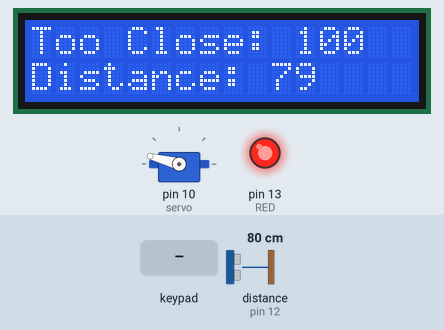
This sketch was run on a simulated Arduino Uno, built with avr-gcc and run on an emulated ATmega328P. On the bench: 16×2 character LCD, servo, output pins drawn as LEDs (lit = HIGH). Wiring (inferred from the names in the program): ultrasonic range finder: trigger pin 11; echo pin 12. The test bench sets the inputs (shaded band); at power-on: distance to the obstacle (sensor on pin 12) 80 cm. The echo pulse lasts 58.3 µs per cm; pins used as bus, display or sensor lines are not drawn; what the sketch prints to the serial monitor is not drawn.

Above: at 1.2 s.
1.3 s: distance to the obstacle (sensor on pin 12) set to 2 cm
At 1.6 s:
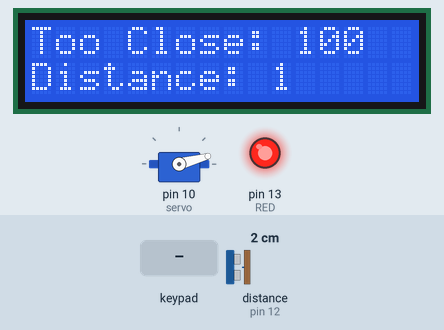
3.4 s: distance to the obstacle (sensor on pin 12) set to 18 cm
At 3.66 s:
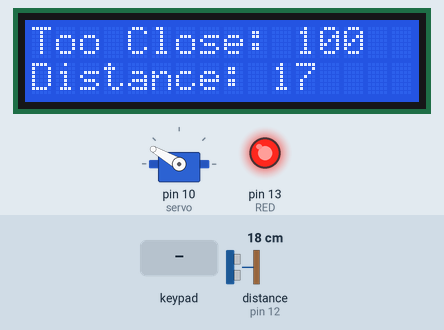
6.4 s: key '*' pressed
At 6.66 s:
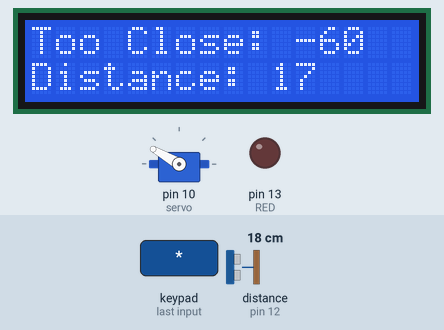
8.4 s: keypad keys 1 3 9 7 # pressed 0.4 s apart
At 10.12 s:
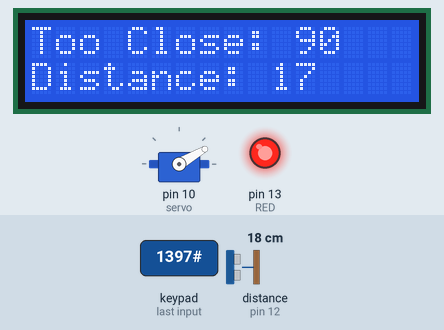
13.3 s: key '2' pressed
At 13.58 s:
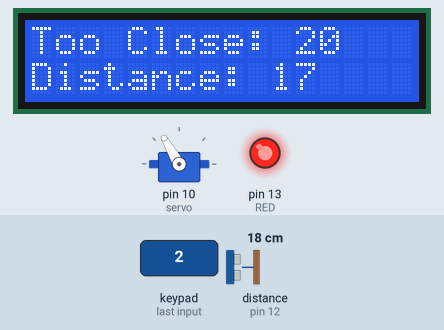
16.3 s: keypad keys 5 4 3 2 # pressed 0.4 s apart
At 17.95 s:
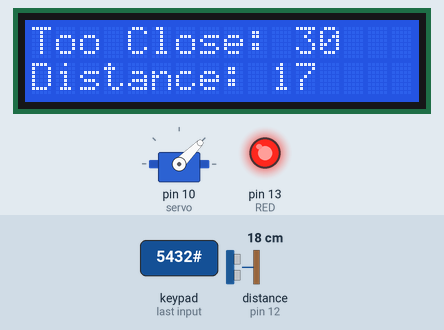
Timing chart, 0 to 20.7 s (numbered marks = the images above; inputs shaded):
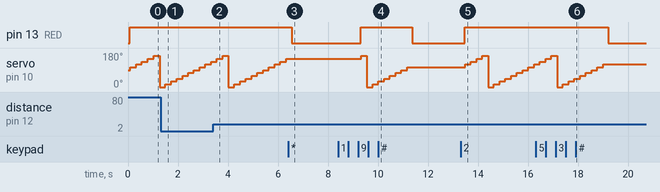

Measured:
- after the input at 1.3 s, the display: first differs from a run without the input after 0.20 s (image 1)
- after the input at 3.4 s, the display: first differs from a run without the input after 0.16 s (image 2)
- after the input at 6.4 s, pin 13 (RED): HIGH → LOW after 0.14 s; servo on pin 10 (servo): stops changing and stays 150°
- after the input at 8.4 s, pin 13 (RED): LOW → HIGH after 0.91 s, → LOW 2.1 s later; servo on pin 10 (servo): 150° → 165° after 0.92 s, → 0° 0.23 s later, → 15° 0.23 s later, → 30° 0.23 s later, … (9 changes in this stretch); the display: first differs from a run without the input after 0.24 s (image 4 shows a later state)
- after the input at 13.3 s, pin 13 (RED): LOW → HIGH after 0.16 s; servo on pin 10 (servo): 105° → 120° after 0.18 s, → 135° 0.23 s later, → 150° 0.23 s later, → 165° 0.23 s later, … (13 changes in this stretch); the display: first differs from a run without the input after 0.19 s (image 5)
- after the input at 16.3 s, pin 13 (RED): HIGH → LOW after 2.9 s; servo on pin 10 (servo): goes on until 19.0 s, then stays 120°; the display: first differs from a run without the input after 0.18 s (image 6 shows a later state)

The sketch:

PersonalSpaceMachine.ino
```cpp
/* A Personal Space Detector Machine built with Arduino Uno.
 *  Hardware Required: Arduino Uno, Keypad, LCD i2c, Ultrasonic Sensor, Servo Motor, Breadboard, 2 LEDs, 18 wires
 *  @Author Marques Reimann
 */
#include <TimerOne.h>
#include <Keypad.h>
#include <Wire.h>
#include <LiquidCrystal_I2C.h>
#include <Servo.h>
#define trigger 11
#define echo 12
/**********************************************************/
const byte ROWS = 4; //four rows
const byte COLS = 4; //three columns
Servo servo;
char keys[ROWS][COLS] = {
  {'1', '2', '3', 'A'},
  {'4', '5', '6', 'B' },
  {'7', '8', '9', 'C'},
  {'*', '0', '#', 'D'}
};
byte rowPins[ROWS] = {5, 4, 3, 2}; //connect to the row pinouts of the keypad
byte colPins[COLS] = {9, 8, 7, 6}; //connect to the column pinouts of the keypad
Keypad keypad = Keypad( makeKeymap(keys), rowPins, colPins, ROWS, COLS );

String str = " Key: _                    "; //the string to print on the LCD
char key;
int tim = 200; //the value of delay time
int RED = 13; //red light
int tooClose = 100, // the distance (in cm) that is "too close" to the personal space machine
      distance=0, // distance (in cm) that the Sensor is from an object
      m=0,
      x=0;
float duration=0;

LiquidCrystal_I2C lcd(0x27, 16, 2); // set the LCD address to 0x27

/*********************************************************/
void setup()
{
  Serial.begin(115200);

  lcd.init(); //initialize the lcd
  lcd.backlight(); //open the backlight
  servo.attach(10);

  pinMode(trigger,OUTPUT);
  pinMode(echo, INPUT);
  pinMode(RED, OUTPUT);

  Timer1.initialize(1000000);
  Timer1.attachInterrupt(showMinute);
}
/*********************************************************/
void loop()
{
  handleKey();

  distance = getDistance(); // (in cm)
  Serial.println(distance);

  if(distance > tooClose)
    digitalWrite(RED, LOW);
  else{
    digitalWrite(RED, HIGH);
    servo.write((servo.read()+15)%180);
  }

  displayMessage();
  delay(tim);
  lcd.clear(); //Clears the LCD screen and positions the cursor in the upper - left corner.
}
/* A function for writing and reading an Ultrasonic Sensor pulse*/
static int getDistance(){
  digitalWrite(trigger,LOW); // Produce pulse at the trigger pin of the sensor device - Starts at LOW pulse
  delayMicroseconds(2);
  digitalWrite(trigger,HIGH); //Goes to HIGH pulse
  delayMicroseconds(10);
  digitalWrite(trigger,LOW); //Back to LOW pulse
  delayMicroseconds(2);
  duration = pulseIn(echo,HIGH); // duration has the round-trip time of transmitters ultrasound wave
  return (duration/2) * 0.0343; // one-way distance = half of round-trip * speed of sound
}
/* A function to get the key from keypad and put it into str */
static void handleKey(){
  key = keypad.getKey();
  if (key != NO_KEY) {
    tooClose= (int)key*10 - 480;
    Serial.println(tooClose);
  }
}
/* A function to display the necessary message to the LCD */
static void displayMessage(){
  lcd.setCursor(0, 0); // set the cursor to top left corner
  lcd.print("Too Close: " + (String)tooClose); // Print a message to the LCD.

  lcd.setCursor(0, 1); // set the cursor to bottom left corner
  lcd.print("Distance: " + (String)distance); // Print a message to the LCD.
}
/* a function to interrupt the program after 60 seconds */
void showMinute(){
  x++;
  if (x==10) {
      x=0;
      m++;
      Serial.print(m);
    }
}
```
